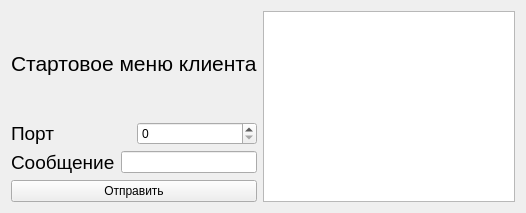
<?xml version="1.0" encoding="UTF-8"?>
<ui version="4.0">
 <class>QUdpClient</class>
 <widget class="QWidget" name="QUdpClient">
  <property name="geometry">
   <rect>
    <x>0</x>
    <y>0</y>
    <width>526</width>
    <height>213</height>
   </rect>
  </property>
  <property name="windowTitle">
   <string>QUdpClient</string>
  </property>
  <layout class="QGridLayout" name="gridLayout_5">
   <item row="0" column="0">
    <layout class="QGridLayout" name="gridLayout_4">
     <item row="0" column="0">
      <layout class="QGridLayout" name="gridLayout_3">
       <item row="0" column="0">
        <widget class="QLabel" name="label_client_start_menu">
         <property name="text">
          <string>&lt;html&gt;&lt;head/&gt;&lt;body&gt;&lt;p&gt;&lt;span style=&quot; font-size:16pt;&quot;&gt;Стартовое меню клиента&lt;/span&gt;&lt;/p&gt;&lt;/body&gt;&lt;/html&gt;</string>
         </property>
        </widget>
       </item>
       <item row="1" column="0">
        <layout class="QGridLayout" name="gridLayout">
         <item row="0" column="0">
          <widget class="QLabel" name="label_port">
           <property name="text">
            <string>&lt;html&gt;&lt;head/&gt;&lt;body&gt;&lt;p&gt;&lt;span style=&quot; font-size:14pt;&quot;&gt;Порт&lt;/span&gt;&lt;/p&gt;&lt;/body&gt;&lt;/html&gt;</string>
           </property>
          </widget>
         </item>
         <item row="0" column="1">
          <widget class="QSpinBox" name="send_port">
           <property name="maximum">
            <number>9999</number>
           </property>
          </widget>
         </item>
        </layout>
       </item>
       <item row="2" column="0">
        <layout class="QGridLayout" name="gridLayout_2">
         <item row="0" column="0">
          <widget class="QLabel" name="label_message">
           <property name="text">
            <string>&lt;html&gt;&lt;head/&gt;&lt;body&gt;&lt;p&gt;&lt;span style=&quot; font-size:14pt;&quot;&gt;Сообщение&lt;/span&gt;&lt;/p&gt;&lt;/body&gt;&lt;/html&gt;</string>
           </property>
          </widget>
         </item>
         <item row="0" column="1">
          <widget class="QLineEdit" name="send_message"/>
         </item>
        </layout>
       </item>
       <item row="3" column="0">
        <widget class="QPushButton" name="send">
         <property name="text">
          <string>Отправить</string>
         </property>
        </widget>
       </item>
      </layout>
     </item>
     <item row="0" column="1">
      <widget class="QListWidget" name="message_win"/>
     </item>
    </layout>
   </item>
  </layout>
 </widget>
 <resources/>
 <connections/>
</ui>
